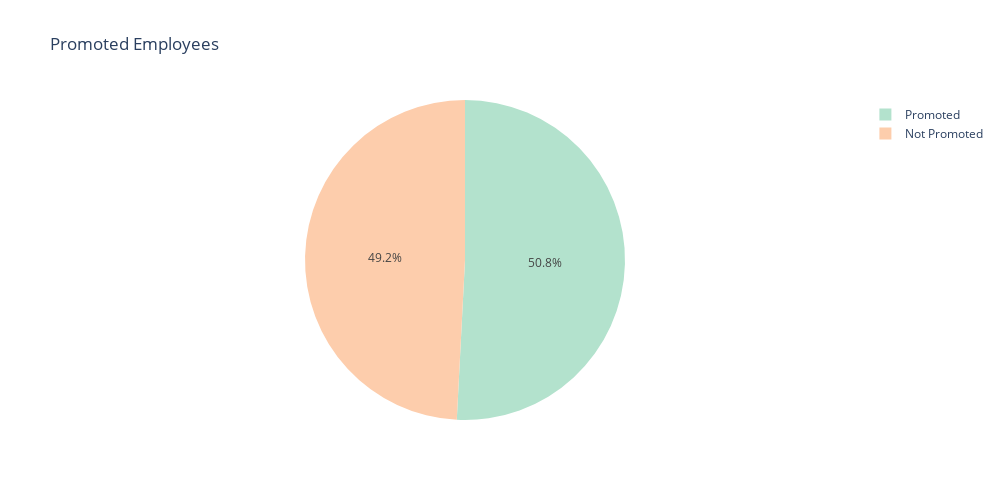

Notebook code cell kept with this figure:
### Code cell
# --- 3. Visualisasi Data ---
promo = pd.DataFrame(df.is_promoted.value_counts())
promo.columns = ["Promoted"]
promo["Values"] = promo.index
promo["Values"] = promo["Values"].map({0: "Not Promoted", 1: "Promoted"})

fig = px.pie(
    promo,
    values="Promoted",
    names="Values",
    title="Promoted Employees",
    color_discrete_sequence=px.colors.qualitative.Pastel2
)

fig.update_layout(autosize=False, width=1000, height=500)
fig.show()

### Figure 1 — Plotly figure (JSON) as saved in the notebook; plotly's stock layout.template omitted (floating-point values rounded to 4 significant figures)
{"data": [{"domain": {"x": [0, 1], "y": [0, 1]}, "hovertemplate": "Values=%{label}<br>Promoted=%{value}<extra></extra>", "labels": ["Promoted", "Not Promoted"], "legendgroup": "", "name": "", "showlegend": true, "type": "pie", "values": [2674, 2588]}], "layout": {"autosize": false, "height": 500, "legend": {"tracegroupgap": 0}, "piecolorway": ["rgb(179,226,205)", "rgb(253,205,172)", "rgb(203,213,232)", "rgb(244,202,228)", "rgb(230,245,201)", "rgb(255,242,174)", "rgb(241,226,204)", "rgb(204,204,204)"], "title": {"text": "Promoted Employees"}, "width": 1000}}
